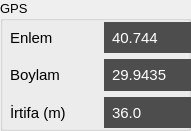
     <widget class="QGroupBox" name="gb_gpsInfo">
      <property name="geometry">
       <rect>
        <x>190</x>
        <y>400</y>
        <width>191</width>
        <height>131</height>
       </rect>
      </property>
      <property name="font">
       <font>
        <pointsize>10</pointsize>
       </font>
      </property>
      <property name="styleSheet">
       <string notr="true"/>
      </property>
      <property name="title">
       <string>GPS</string>
      </property>
      <widget class="QWidget" name="gridLayoutWidget_2">
       <property name="geometry">
        <rect>
         <x>10</x>
         <y>22</y>
         <width>181</width>
         <height>106</height>
        </rect>
       </property>
       <layout class="QGridLayout" name="gl_GPS">
        <item row="0" column="0">
         <widget class="QLabel" name="label_2">
          <property name="font">
           <font>
            <pointsize>11</pointsize>
           </font>
          </property>
          <property name="styleSheet">
           <string notr="true"/>
          </property>
          <property name="text">
           <string>Enlem</string>
          </property>
         </widget>
        </item>
        <item row="1" column="0">
         <widget class="QLabel" name="label_6">
          <property name="font">
           <font>
            <pointsize>11</pointsize>
           </font>
          </property>
          <property name="styleSheet">
           <string notr="true"/>
          </property>
          <property name="text">
           <string>Boylam</string>
          </property>
         </widget>
        </item>
        <item row="0" column="1">
         <widget class="QLabel" name="lbl_enlem">
          <property name="font">
           <font>
            <pointsize>11</pointsize>
           </font>
          </property>
          <property name="styleSheet">
           <string notr="true">QLabel {
    background-color: #4d4d4d;  /* koyu gri */
    color: white;
    padding: 4px;
 
}
</string>
          </property>
          <property name="text">
           <string>40.744</string>
          </property>
         </widget>
        </item>
        <item row="2" column="1">
         <widget class="QLabel" name="lbl_irtifa">
          <property name="font">
           <font>
            <pointsize>11</pointsize>
           </font>
          </property>
          <property name="styleSheet">
           <string notr="true">QLabel {
    background-color: #4d4d4d;  /* koyu gri */
    color: white;
    padding: 4px;
 
}
</string>
          </property>
          <property name="text">
           <string>36.0</string>
          </property>
         </widget>
        </item>
        <item row="1" column="1">
         <widget class="QLabel" name="lbl_boylam">
          <property name="font">
           <font>
            <pointsize>11</pointsize>
           </font>
          </property>
          <property name="styleSheet">
           <string notr="true">QLabel {
    background-color: #4d4d4d;  /* koyu gri */
    color: white;
    padding: 4px;
 
}
</string>
          </property>
          <property name="text">
           <string>29.9435</string>
          </property>
         </widget>
        </item>
        <item row="2" column="0">
         <widget class="QLabel" name="label_7">
          <property name="font">
           <font>
            <pointsize>11</pointsize>
           </font>
          </property>
          <property name="styleSheet">
           <string notr="true"/>
          </property>
          <property name="text">
           <string>İrtifa (m)</string>
          </property>
         </widget>
        </item>
       </layout>
      </widget>
     </widget>
